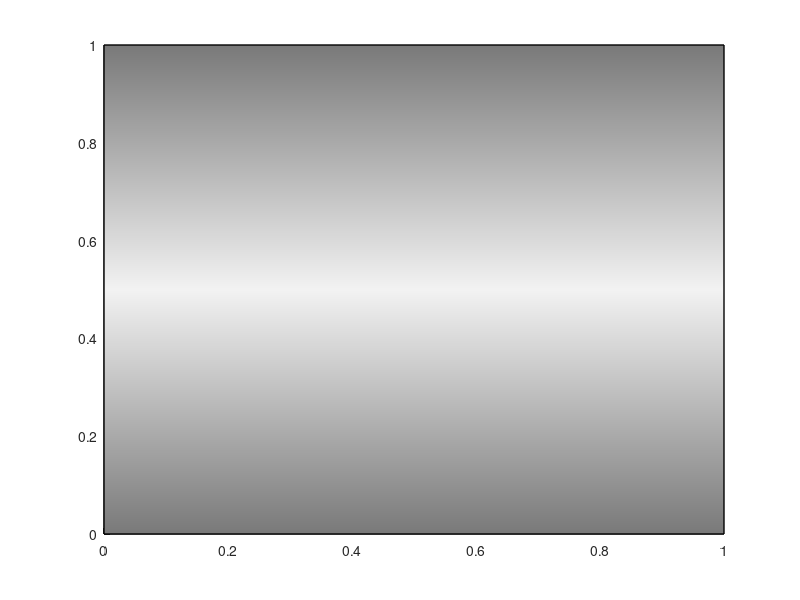

The MATLAB script that drew this image:

function [hPatch, hLine] =drawShadedRectangle(vecXMinMax,vecYMinMax,vecC1,vecC2,vecC3,vecBorderColor,typeHorzVert)
%MED 23 Feb 2005
%This will create shaded bars on a chart, or can be used to fill the
%background on a chart.
% e.g. drawShadedRectangle([0 1],[0 1],[],[],[],[],'horizontal')
% e.g. drawShadedRectangle([0 1],[0 1],[1 1 1],[0.5 0.5 0.5],[0 0 1],[0 0 0],'vertical'
%vecXMinMax are the x coordinates of the box
%vecYMinMax are the y coordinates of the box
%vecC1..vecC2 are rgb 1x3 colour vectors.
% from https://www.mathworks.com/matlabcentral/fileexchange/6985-drawshadedrectangle
if ~exist('vecXMinMax','var'), vecXMinMax=[0 1];end;
if isempty(vecXMinMax),vecXMinMax=[0 1];end;
if ~exist('vecYMinMax','var'),vecYMinMax=[0 1];end;
if isempty(vecYMinMax),vecYMinMax=[0 1];end;
if ~exist('vecC1','var'),vecC1 =[0.95 0.95 0.95]/2;end;
if isempty(vecC1),vecC1 =[0.95 0.95 0.95]/2;end;
if ~exist('vecC2','var'),vecC2= vecC1*2;end;
if isempty(vecC2),vecC2= vecC1*2;end;
if ~exist('vecC3','var'),vecC3 =vecC1;end;
if isempty(vecC3),vecC3 =vecC1;end;
if ~exist('vecBorderColor','var'),vecBorderColor=[0 0 0];end;
if isempty(vecBorderColor),vecBorderColor=[0 0 0];end;
if ~exist('typeHorzVert'), typeHorzVert = 'Horizontal';end;
if isempty(typeHorzVert), typeHorzVert = 'Horizontal';end;
vecV = [0 0;0 1;0 2;2 0;2 1;2 2]/2;
txtChck =lower(typeHorzVert);
switch txtChck
    case 'horizontal'    
    case 'vertical'
        vecV = fliplr(vecV);
    otherwise
     error('unrecognised typeHorzVert, must be horizontal or vertical');   
end    
        vecFaceOrder = [1 2 5 4 1;2 3 6 5 2];
        vecCData =[vecC1;vecC2;vecC3;vecC1;vecC2;vecC3];
vecV(:,1) = vecV(:,1)*(vecXMinMax(2)-vecXMinMax(1))+vecXMinMax(1);
vecV(:,2) = vecV(:,2)*(vecYMinMax(2)-vecYMinMax(1))+vecYMinMax(1);
        
tcolor = [0.75 0.5 0;0 0 0.5];
hPatch =patch('Faces',vecFaceOrder,'Vertices',vecV,'FaceVertexCData',tcolor,...
      'FaceColor','interp','FaceVertexCData',vecCData,'edgecolor','none');
hLine(1)=line([vecXMinMax(1);vecXMinMax(1)],[vecYMinMax(1);vecYMinMax(2)],'color',vecBorderColor,'linewidth',1);
hLine(2)=line([vecXMinMax(2);vecXMinMax(2)],[vecYMinMax(1);vecYMinMax(2)],'color',vecBorderColor,'linewidth',1);
hLine(3)=line([vecXMinMax(1);vecXMinMax(2)],[vecYMinMax(1);vecYMinMax(1)],'color',vecBorderColor,'linewidth',1);
hLine(4)=line([vecXMinMax(1);vecXMinMax(2)],[vecYMinMax(2);vecYMinMax(2)],'color',vecBorderColor,'linewidth',1);
  
